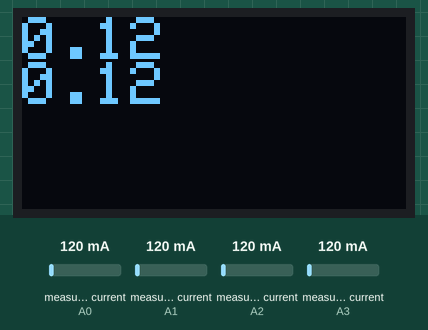
Simulated run of this sketch. Board: Arduino Uno, built with avr-gcc and run on an emulated ATmega328P. On the bench: 128×64 one-colour display. The inputs (shaded band) are chosen by the test bench; at power-on: measured current (sensors on A2, A3, A0, A1) 120 mA.

Above: at 1.3 s.
1.4 s: measured current (sensor on A2) set to 40 mA
At 3.4 s:
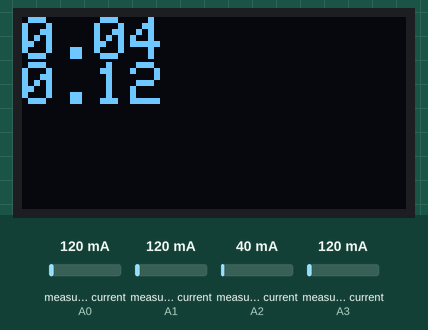
3.7 s: measured current (sensor on A3) set to 40 mA
At 4.8 s:
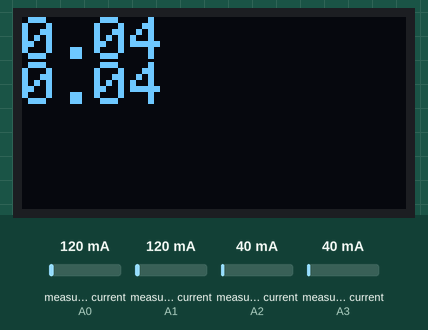
5.9 s: measured current (sensor on A2) set to 500 mA
At 7.3 s:
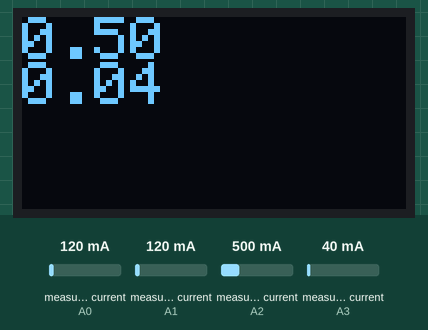
8.2 s: measured current (sensor on A3) set to 500 mA
At 9.8 s:
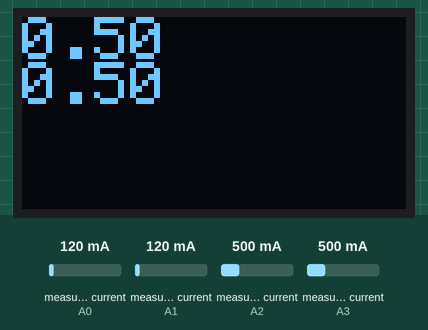
12.6 s: measured current (sensor on A2) set to 1000 mA
At 13.7 s:
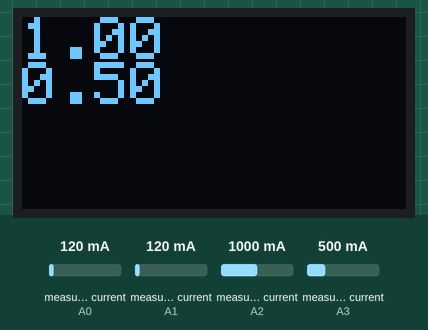
Timing chart, 0 to 15.6 s (numbered marks = the images above; inputs shaded):
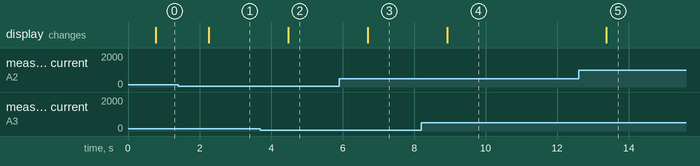

Measured:
- after the input at 1.4 s, the display: changes after 0.85 s (image 1)
- after the input at 3.7 s, the display: changes after 0.78 s (image 2)
- after the input at 5.9 s, the display: changes after 0.80 s (image 3)
- after the input at 8.2 s, the display: changes after 0.72 s (image 4)
- after the input at 12.6 s, the display: changes after 0.77 s (image 5)

The sketch:

Power_Reader.ino
```cpp
// (licence header left out)
#include "EmonLib.h"                   // Include Emon Library
#include <EEPROM.h>
char sID[7];

#define OLEDINSTALLED true

#if (OLEDINSTALLED == true)
#include <SPI.h>
#include <Wire.h>
#include <Adafruit_GFX.h>
#include <Adafruit_SSD1306.h>

#define OLED_RESET 4
Adafruit_SSD1306 display(OLED_RESET);
#endif


EnergyMonitor emon1;                   // Create an instance
EnergyMonitor emon2;                   // Create an instance
EnergyMonitor emon3;                   // Create an instance
EnergyMonitor emon4;                   // Create an instance

String inputString = "";         // a string to hold incoming data
boolean stringComplete = false;  // whether the string is complete

double powersum1 = 0;
double powersum2 = 0;
double powersum3 = 0;
double powersum4 = 0;
int AverageCount = 0;


void setup()
{

   for (int i=0; i<6; i++) {
   sID[i] = EEPROM.read(i);
   }

  Serial.begin(115200);

  #if (OLEDINSTALLED == true)
  // by default, we'll generate the high voltage from the 3.3v line internally! (neat!)
  display.begin(SSD1306_SWITCHCAPVCC, 0x3C);  // initialize with the I2C addr 0x3D (for the 128x64)
  // init done

  // Clear the buffer.
  //display.clearDisplay();
  //display.display();
  //delay(50);
  //display.clearDisplay();
  #endif


  inputString.reserve(200);
  emon1.current(A2, 15);             // Current: input pin, calibration.
  emon2.current(A3, 20);             // Current: input pin, calibration.
  emon3.current(A0, 606.0);             // Current: input pin, calibration.
  emon4.current(A1, 606.0);             // Current: input pin, calibration.

}

void loop()
{
  while (Serial.available()) {
      // get the new byte:
      char inChar = (char)Serial.read();
      // add it to the inputString:
      inputString += inChar;
      // if the incoming character is a newline, set a flag
      // so the main loop can do something about it:
      if (inChar == '\n' or inChar == ';') {
        stringComplete = true;
      }
    }


  double Irms1 = emon1.calcIrms(1480);  // Calculate Irms only
  double Irms2 = emon2.calcIrms(1480);  // Calculate Irms only
  double Irms3 = emon3.calcIrms(1480);  // Calculate Irms only
  double Irms4 = emon4.calcIrms(1480);  // Calculate Irms only


  powersum1 = powersum1 + Irms1;
  powersum2 = powersum2 + Irms2;
  powersum3 = powersum3 + Irms3;
  powersum4 = powersum4 + Irms4;
  AverageCount++;

  #if (OLEDINSTALLED == true)
  display.clearDisplay();
  display.setTextSize(2);
  display.setTextColor(WHITE);
  display.setCursor(0,0);
  display.println(Irms1);
  display.setCursor(0,15);
  display.println(Irms2);
  display.display();

  #endif


  if (stringComplete) {
    //Serial.println(inputString);
    // clear the string:

    if(inputString.indexOf("get_power") >= 0){
      //double Irms = emon1.calcIrms(1480);  // Calculate Irms only

      Serial.print("{\"power1\" : { \"power\" : ");
      Serial.print((powersum1/AverageCount) * 113.0);         // Apparent power
      Serial.print(", \"averagecount\" : ");
      Serial.print(AverageCount);
      Serial.print(", \"current\" : ");
      Serial.print(powersum1/AverageCount);          // Irms

      Serial.print("}, \"power2\" : { \"power\" : ");
      Serial.print((powersum2/AverageCount) * 113.0);         // Apparent power
      Serial.print(", \"averagecount\" : ");
      Serial.print(AverageCount);
      Serial.print(", \"current\" : ");
      Serial.print(powersum2/AverageCount);           // Irms

      Serial.print("}, \"power3\" : { \"power\" : ");
      Serial.print((powersum3/AverageCount) * 226.0);         // Apparent power
      Serial.print(", \"averagecount\" : ");
      Serial.print(AverageCount);
      Serial.print(", \"current\" : ");
      Serial.print(powersum3/AverageCount);           // Irms

      Serial.print("}, \"power4\" : { \"power\" : ");
      Serial.print((powersum4/AverageCount) * 226.0);         // Apparent power
      Serial.print(", \"averagecount\" : ");
      Serial.print(AverageCount);
      Serial.print(", \"current\" : ");
      Serial.print(powersum4/AverageCount);           // Irms

      Serial.println("}}");
      powersum1 = 0;
      powersum2 = 0;
      powersum3 = 0;
      powersum4 = 0;
      AverageCount = 0;
    }

    if(inputString.indexOf("whatis") >= 0){
      Serial.print("power, ");
      Serial.println(sID);
    }
    if(inputString.indexOf("get_serial") >= 0){
      Serial.println(sID);
    }


    inputString = "";
    stringComplete = false;
  }
  if(AverageCount > 10000){
      powersum1 = 0;
      powersum2 = 0;
      powersum3 = 0;
      powersum4 = 0;
      AverageCount = 0;
  }
  //delay(100);

}
```
